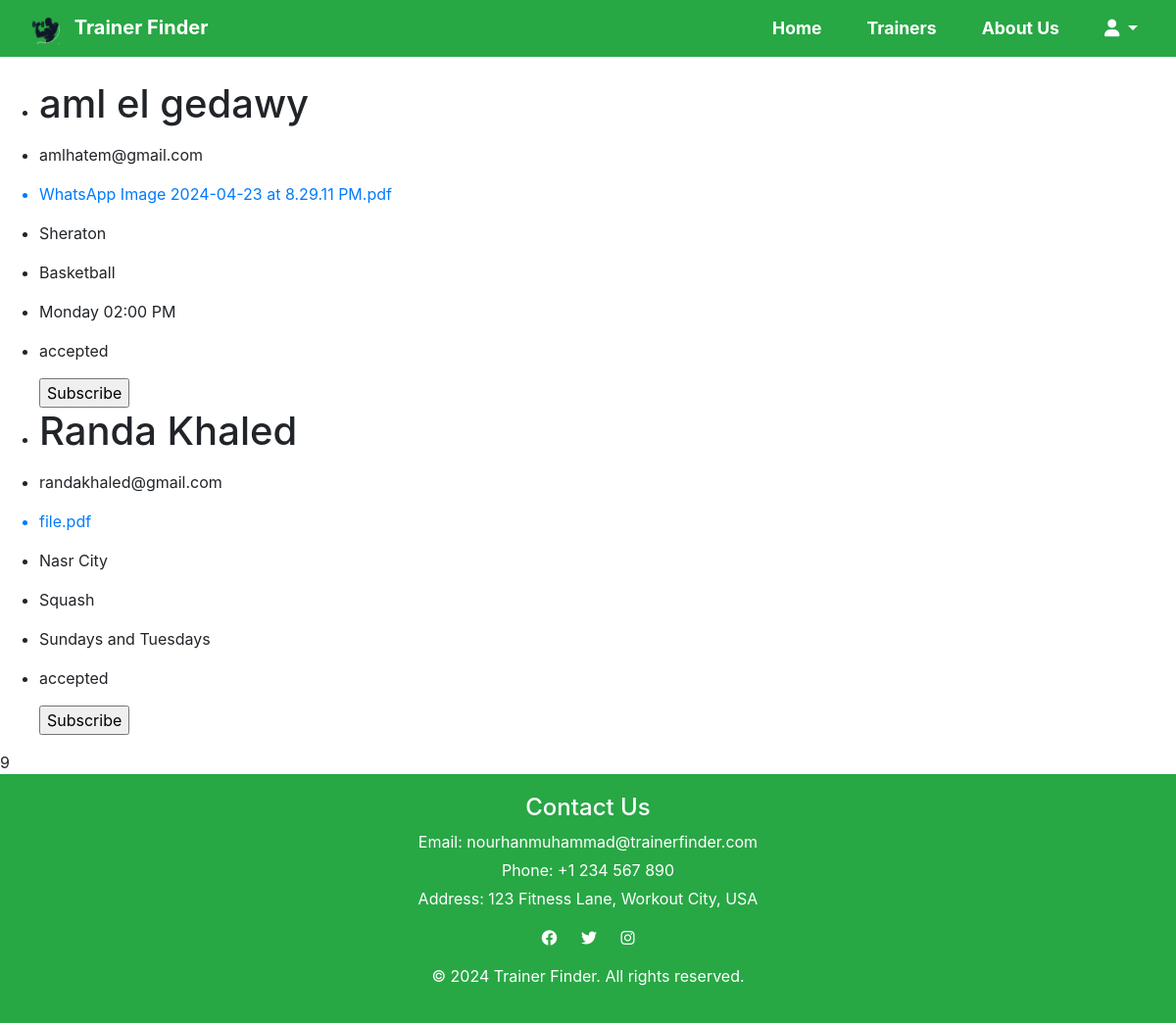
Screenshot of /Views/Trainers/index.php (signed in) with the database file from the repository.
### tables this page shows
CREATE TABLE `accepted_trainers` (
  `id` int(11) NOT NULL,
  `user_id` int(11) DEFAULT NULL,
  `username` varchar(255) DEFAULT NULL,
  `email` varchar(255) DEFAULT NULL,
  `certificate` varchar(255) DEFAULT NULL,
  `location` varchar(255) DEFAULT NULL,
  `sport` varchar(255) DEFAULT NULL,
  `day_time` varchar(255) DEFAULT NULL,
  `state` varchar(255) DEFAULT NULL,
  `approved_at` datetime DEFAULT NULL,
  `reservations` text DEFAULT NULL
);

### Models/AcceptedTrainerModel.php (called while the page is built, shortened)
<?php
class AcceptedTrainerModel implements Model
{
    public static function getAll(): array|null
    {
        $trainers = [];
        $conn = Database::getInstance()->getConnection();
        $query = "SELECT * FROM accepted_trainers";
        $result = $conn->query($query);
        if ($result && $result->num_rows > 0) {
            while ($row = $result->fetch_assoc()) {
                $trainers[] = $row;
            }
            return $trainers;
        }
        return null;
    }
}

### Controllers/FinderController.php (called while the page is built, shortened)
<?php
require_once __DIR__ . "/../Models/AcceptedTrainerModel.php";
class FinderController
{
    public static function index()
    {
        $trainers = AcceptedTrainerModel::getAll();
        return $trainers;
    }
}

### Views/Trainers/index.php (the view, shortened to what this page needs)
<?php
require_once(__DIR__ . '/../../Controllers/FinderController.php');
include_once("../components/head.php");
?>
<body>
    <?php
    include_once("../components/nav.php");
    ?>
    <br>
    <?php
    $trainers = FinderController::index();
    ?>
    <?php if ($trainers): ?>
        <div>
            <ul>
                <?php foreach ($trainers as $tr): ?>
                    <form action="" method="post">
                        <li>
                            <h1>
                                <p><?= $tr['username'] ?></p>
                            </h1>
                        </li>
                        <li>
                            <p><?= $tr['email'] ?></p>
                        </li>
                        <a href=<?= __DIR__ . "/../../Assets/Uploads" . $tr["certificate"] ?>>
                            <li>
                                <p><?= $tr['certificate'] ?></p>
                            </li>
                        </a>
                        <li>
                            <p><?= $tr['location'] ?></p>
                        </li>
                        <li>
                            <p><?= $tr['sport'] ?></p>
                        </li>
                        <li>
                            <p><?= $tr['day_time'] ?></p>
                        </li>
                        <li>
                            <p><?= $tr['state'] ?></p>
                        </li>
                        <input type="submit" value="Subscribe" name="Subscribe" />
                    </form>
                <?php endforeach ?>
            </ul>
            <?php echo $_SESSION['user_id']; ?>
        </div>
    <?php else : ?>
        <p>No trainers found.</p>
    <?php endif ?>
    <?php include_once "../components/footer.php" ?>
</body>
</html>

### Views/components/head.php (style rules this page uses)
body, html { margin: 0; padding: 0; height: 100%; overflow: hidden; }

### rows the page displays
accepted_trainers: username "aml el gedawy", email "amlhatem@gmail.com", certificate "WhatsApp Image 2024-04-23 at 8.29.11 PM.pdf", location "Sheraton", sport "Basketball", day_time "Monday 02:00 PM", state "accepted"
accepted_trainers: username "Randa Khaled", email "randakhaled@gmail.com", certificate "file.pdf", location "Nasr City", sport "Squash", day_time "Sundays and Tuesdays", state "accepted"

### other values shown
$_SESSION['user_id'] "9"
